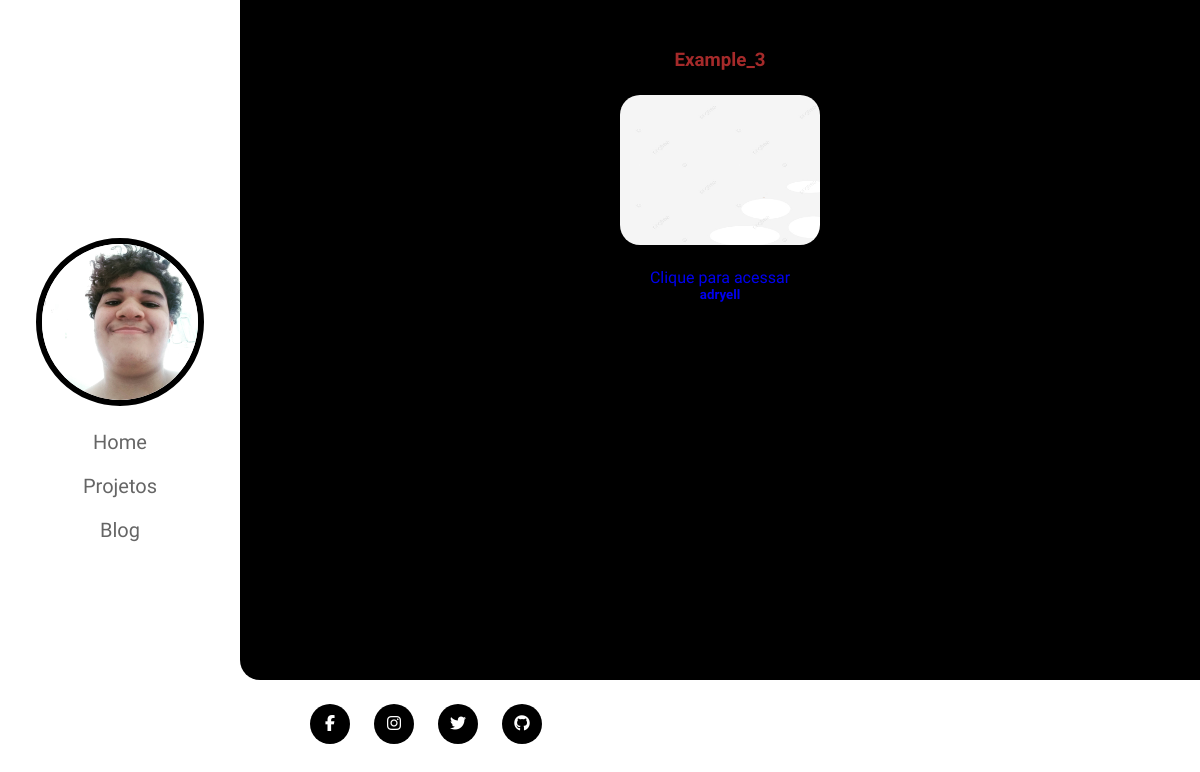
The page /blog/ on the database as committed earlier.
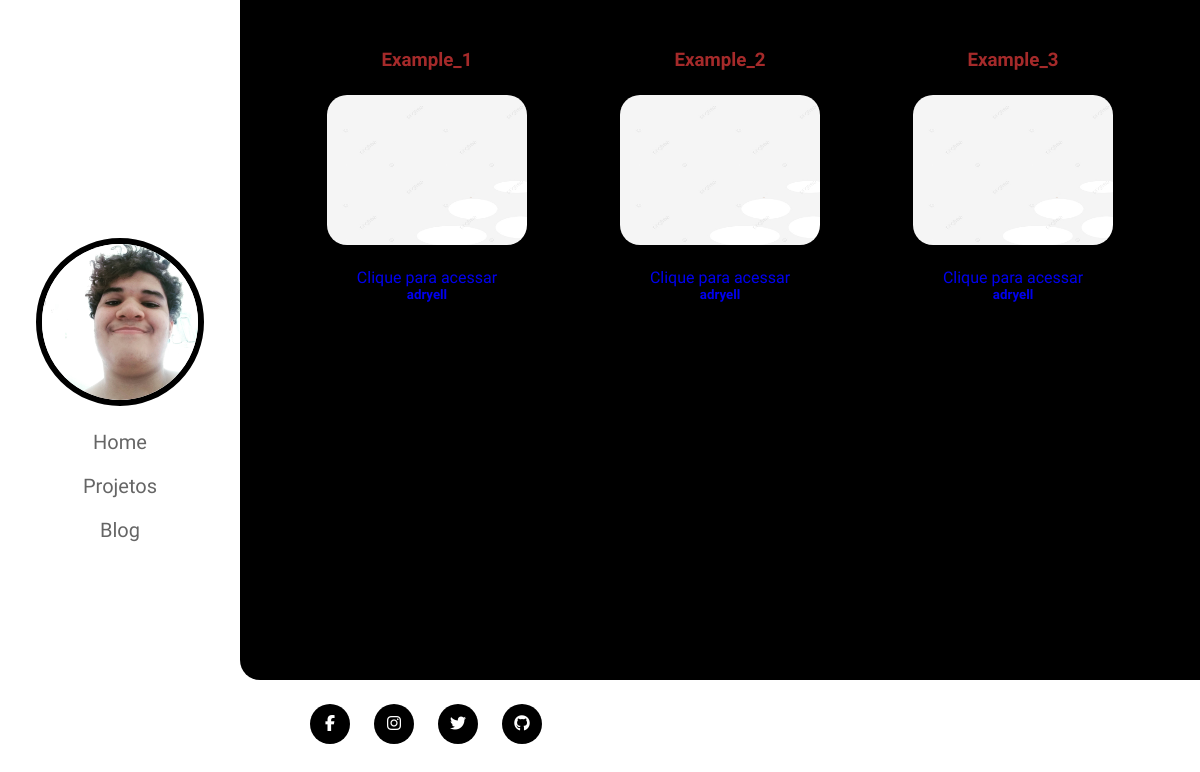
The same page on the database as committed later.
### home/models.py (models this page shows, shortened)
class Post(models.Model):
    titulo = models.CharField(max_length=255)
    conteudo = RichTextField()
    resumo = models.CharField(default="Clique para acessar", blank=True, null=True, max_length=100)
    image = models.ImageField(upload_to='blog', blank=True, default='/blog/white_image.jpg', null=True)
    categoria = models.ForeignKey(Categoria, on_delete=models.DO_NOTHING, blank=True, null=True)
    data = models.DateTimeField(default=timezone.now)
    autor = models.ForeignKey(User, on_delete=models.DO_NOTHING)
    publicado = models.BooleanField(default=False)

### home/views.py (the view)
# urls.py: path('blog/', views.posts, name='blog'),
def posts(request):
    return render(request, 'home/posts.html', {'posts': get_list_or_404(Post)})

### home/templates/home/posts.html
{% extends 'base.html'%}
{% load static %}
{%block link%}
    <link rel="stylesheet" type="text/css" href="{% static 'posts.css' %}">
{%endblock%}
{% block content %}
<div id="posts">
{%for post in posts%}
	{%if post.publicado%}
	<a href="{% url 'post' post.id %}"><li>
		<h3>{{post.titulo}}</h3><br>
		<img src="{{post.image.url}}" width="200px" height="150px"><br><br>
		<p>{{post.resumo}}</p>
        <h5>{{post.autor}}</h5>
	</li></a>
	{%endif%}
{%endfor%}
</div>
{% endblock content%}

Rows that differ between the two databases and show on the page:
now on this page (row edited): Post: titulo "Example_1", image (picture), resumo "Clique para acessar", autor "adryell"
now on this page (row edited): Post: titulo "Example_2", image (picture), resumo "Clique para acessar", autor "adryell"
